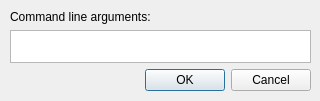
<?xml version="1.0" encoding="UTF-8"?>
<ui version="4.0">
 <class>NativeDebugDialog</class>
 <widget class="QDialog" name="NativeDebugDialog">
  <property name="windowModality">
   <enum>Qt::NonModal</enum>
  </property>
  <property name="geometry">
   <rect>
    <x>0</x>
    <y>0</y>
    <width>320</width>
    <height>101</height>
   </rect>
  </property>
  <property name="windowTitle">
   <string notr="true">Native debugging configuration</string>
  </property>
  <widget class="QWidget" name="verticalLayoutWidget">
   <property name="geometry">
    <rect>
     <x>10</x>
     <y>10</y>
     <width>301</width>
     <height>81</height>
    </rect>
   </property>
   <layout class="QVBoxLayout" name="verticalLayout">
    <item>
     <widget class="QLabel" name="argText">
      <property name="text">
       <string>Command line arguments:</string>
      </property>
     </widget>
    </item>
    <item>
     <widget class="QTextEdit" name="argEdit">
      <property name="maximumSize">
       <size>
        <width>382</width>
        <height>16777215</height>
       </size>
      </property>
      <property name="text">
       <string notr="true"/>
      </property>
      <property name="placeholderText">
       <string notr="true"/>
      </property>
     </widget>
    </item>
    <item>
     <widget class="QDialogButtonBox" name="buttonBox">
      <property name="orientation">
       <enum>Qt::Horizontal</enum>
      </property>
      <property name="standardButtons">
       <set>QDialogButtonBox::Cancel|QDialogButtonBox::Ok</set>
      </property>
     </widget>
    </item>
   </layout>
  </widget>
 </widget>
 <resources/>
 <connections>
  <connection>
   <sender>buttonBox</sender>
   <signal>accepted()</signal>
   <receiver>NativeDebugDialog</receiver>
   <slot>accept()</slot>
   <hints>
    <hint type="sourcelabel">
     <x>248</x>
     <y>234</y>
    </hint>
    <hint type="destinationlabel">
     <x>157</x>
     <y>274</y>
    </hint>
   </hints>
  </connection>
  <connection>
   <sender>buttonBox</sender>
   <signal>rejected()</signal>
   <receiver>NativeDebugDialog</receiver>
   <slot>reject()</slot>
   <hints>
    <hint type="sourcelabel">
     <x>316</x>
     <y>240</y>
    </hint>
    <hint type="destinationlabel">
     <x>286</x>
     <y>254</y>
    </hint>
   </hints>
  </connection>
 </connections>
</ui>
